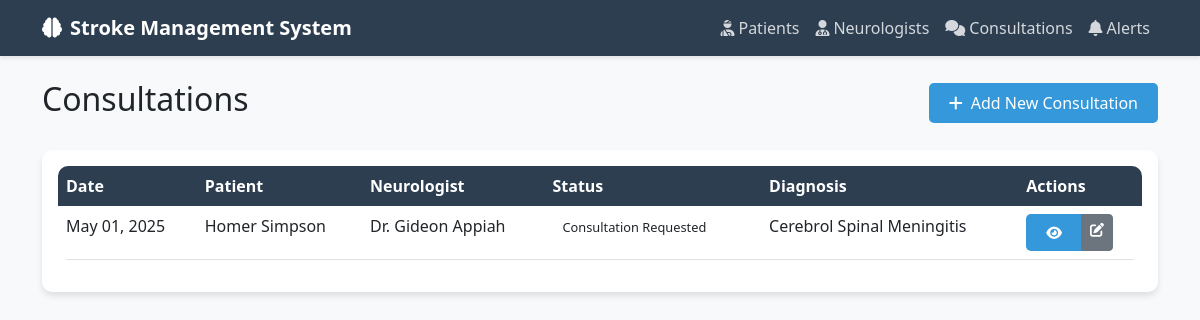
The app's page /consultations/ (signed in) with its own data.
### neurologists/models.py (models this page shows, shortened)
class Consultation(models.Model):
    STATUS_CHOICES = [
        ('REQUESTED', 'Consultation Requested'),
        ('IN_PROGRESS', 'In Progress'),
        ('COMPLETED', 'Completed'),
        ('CANCELLED', 'Cancelled')
    ]
    patient = models.ForeignKey(Patient, on_delete=models.CASCADE, related_name='consultations')
    neurologist = models.ForeignKey(Neurologist, on_delete=models.CASCADE, related_name='consultations')
    status = models.CharField(max_length=20, choices=STATUS_CHOICES, default='REQUESTED')
    diagnosis = models.TextField(blank=True)
    recommendations = models.TextField(blank=True)
    created_at = models.DateTimeField(auto_now_add=True)
    updated_at = models.DateTimeField(auto_now=True)
    completed_at = models.DateTimeField(null=True, blank=True)
    class Meta:
        ordering = ['-created_at']

class Neurologist(models.Model):
    user = models.OneToOneField(User, on_delete=models.CASCADE)
    license_number = models.CharField(max_length=50, unique=True)
    phone_number = models.CharField(max_length=20)
    hospital_affiliation = models.CharField(max_length=200)
    is_available = models.BooleanField(default=True)
    created_at = models.DateTimeField(auto_now_add=True)
    updated_at = models.DateTimeField(auto_now=True)

### patients/models.py (models this page shows, shortened)
class Patient(models.Model):
    GENDER_CHOICES = [
        ('M', 'Male'),
        ('F', 'Female'),
        ('O', 'Other')
    ]
    name = models.CharField(max_length=100)
    age = models.IntegerField(validators=[MinValueValidator(0), MaxValueValidator(150)])
    sex = models.CharField(max_length=1, choices=GENDER_CHOICES)
    chief_complaint = models.TextField()
    medical_history = models.TextField()
    created_at = models.DateTimeField(auto_now_add=True)
    updated_at = models.DateTimeField(auto_now=True)

### stroke_system/views.py (the view)
# urls.py: path('consultations/', consultations_list, name='consultations_list'),
@login_required
def consultations_list(request):
    consultations = Consultation.objects.select_related(
        'patient', 'neurologist__user'
    ).all()
    return render(request, 'consultations/list.html', {'consultations': consultations})

### templates/consultations/list.html (shortened to what this page needs)
{% extends 'base.html' %}
{% block content %}
<div class="d-flex justify-content-between align-items-center mb-4">
    <h2>Consultations</h2>
    <a href="{% url 'admin:neurologists_consultation_add' %}" class="btn btn-primary">
        <i class="fas fa-plus me-2"></i>Add New Consultation
    </a>
</div>
<div class="card">
    <div class="card-body">
        <div class="table-responsive">
            <table class="table table-hover">
                <thead>
                    <tr>
                        <th>Date</th>
                        <th>Patient</th>
                        <th>Neurologist</th>
                        <th>Status</th>
                        <th>Diagnosis</th>
                        <th>Actions</th>
                    </tr>
                </thead>
                <tbody>
                    {% for consultation in consultations %}
                    <tr>
                        <td>{{ consultation.created_at|date:"M d, Y" }}</td>
                        <td>{{ consultation.patient.name }}</td>
                        <td>Dr. {{ consultation.neurologist.user.get_full_name }}</td>
                        <td>
                            <span class="status-badge status-{{ consultation.status|lower }}">
                                {{ consultation.get_status_display }}
                            </span>
                        </td>
                        <td>{{ consultation.diagnosis|truncatechars:50 }}</td>
                        <td>
                            <div class="btn-group">
                                <a href="{% url 'consultation_detail' consultation.pk %}" class="btn btn-sm btn-primary">
                                    <i class="fas fa-eye"></i>
                                </a>
                                <a href="{% url 'admin:neurologists_consultation_change' consultation.pk %}" class="btn btn-sm btn-secondary">
                                    <i class="fas fa-edit"></i>
                                </a>
                            </div>
                        </td>
                    </tr>
                    {% empty %}
                    <tr>
                        <td colspan="6" class="text-center">No consultations found</td>
                    </tr>
                    {% endfor %}
                </tbody>
            </table>
        </div>
    </div>
</div>
{% endblock %}

### templates/base.html (style rules this page uses)
:root { --primary-color: #2c3e50; --secondary-color: #3498db; --accent-color: #e74c3c; --light-bg: #f8f9fa; }
body { font-family: 'Segoe UI', Tahoma, Geneva, Verdana, sans-serif; background-color: var(--light-bg); }
.card { border: none; border-radius: 10px; box-shadow: 0 4px 6px rgba(0,0,0,0.1); transition: transform 0.3s; }
.btn-primary { background-color: var(--secondary-color); border: none; padding: 8px 20px; border-radius: 5px; }
.table { background-color: white; border-radius: 10px; overflow: hidden; }
.table thead th { background-color: var(--primary-color); color: white; border: none; }
.status-badge { padding: 5px 10px; border-radius: 20px; font-size: 0.8rem; font-weight: 500; }

### records on screen
Consultation: created_at "May 01, 2025", patient.name "Homer Simpson", neurologist.user.get_full_name "Gideon Appiah", status "Consultation Requested", diagnosis "Cerebrol Spinal Meningitis"
